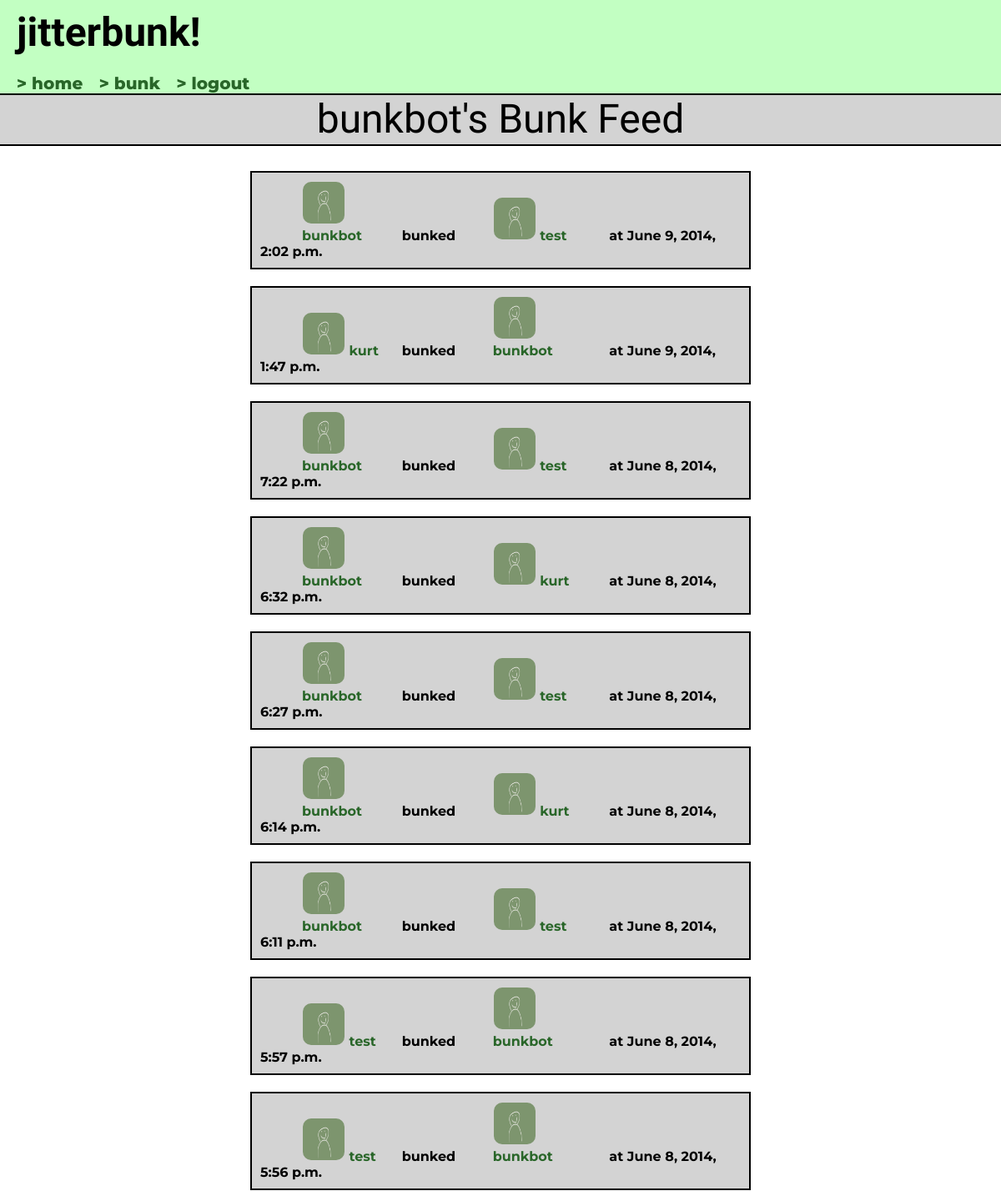
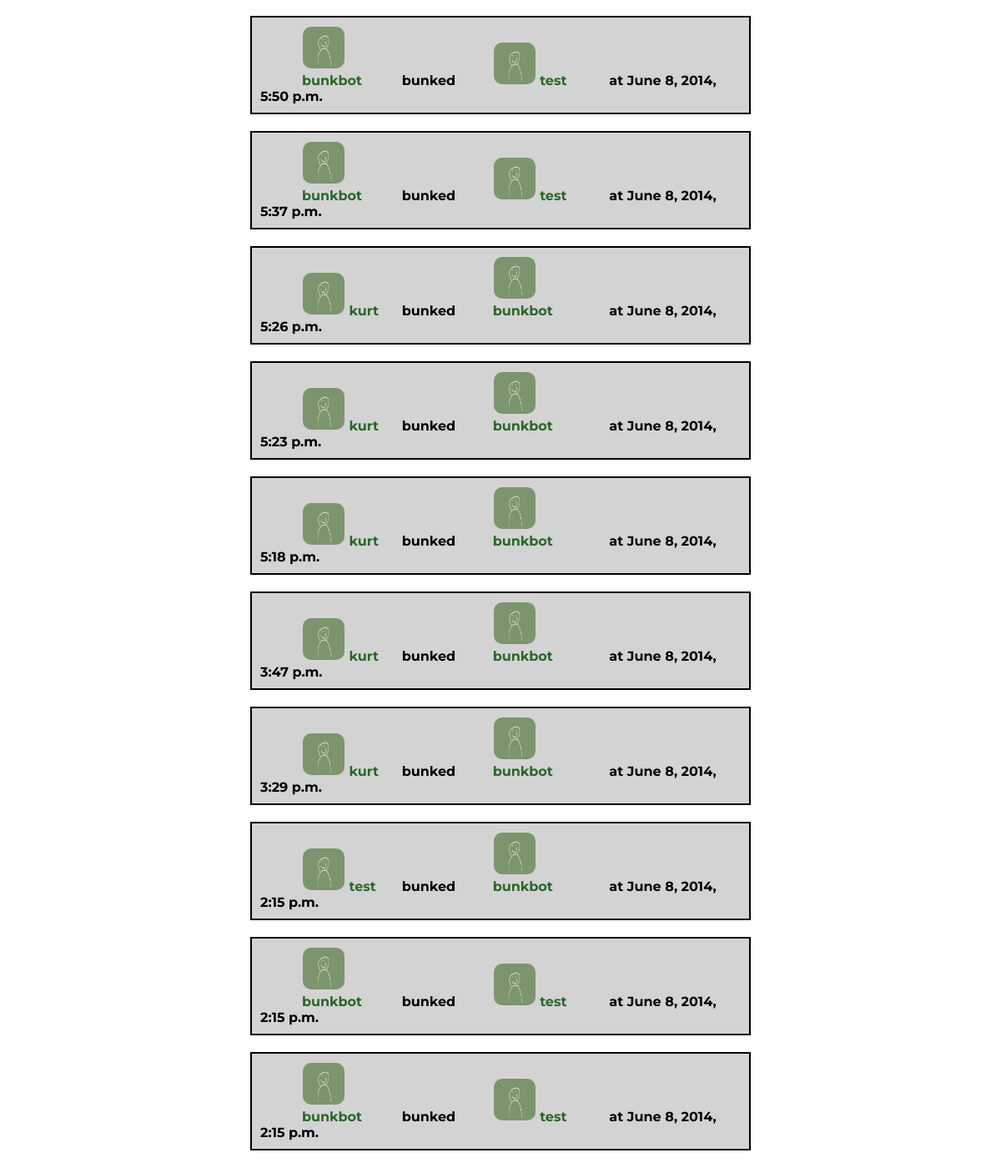
/4/ (signed in), run on the app's committed database (2 pictures, top to bottom).
### bunk/models.py (models this page shows)
class Bunk(models.Model):
    from_user = models.ForeignKey(User, related_name='from_user')
    to_user = models.ForeignKey(User, related_name='to_user')
    time = models.DateTimeField('date bunked')

### bunk/views.py (the view)
# urls.py: url(r'^(?P<user_id>\d+)/$', views.user_detail, name='user_detail'),
@login_required(redirect_field_name='')
def user_detail(request, user_id):
    user_id = int(user_id)
    view_user = User.objects.get(pk=user_id)
    logged_in = request.user.is_authenticated()
    user_bunks = []
    bunks = Bunk.objects.all().order_by('-time')
    for bunk in bunks:
        if (bunk.from_user.id == user_id) or (bunk.to_user.id == user_id):
            user_bunks.append(bunk)
    context = {'user': view_user, 'bunk_list': user_bunks,
               'logged_in': logged_in}
    return render(request, 'bunk/user_detail.html', context)

### bunk/templates/bunk/user_detail.html (shortened to what this page needs)
{% extends "base.html" %}
{% block content %}
  <div class="heading">
    <h1> {{ user }}'s Bunk Feed </h1>
  </div>
<div class="wrapper">
  <ul class="bunk_list">
  {% if bunk_list %}
    {% for bunk in bunk_list %}
    <div class="bunkli">
      {% load staticfiles %}
      <div class="from_user">
        <a href="/bunks/{{bunk.from_user.id}}">
        <img class="bunk-photo" src="{% static "img/filler_photo.png" %}"/>
        {{ bunk.from_user }}
        </a>
      </div>
      bunked
      <div class="to_user">
        <a href="/bunks/{{bunk.to_user.id}}">
        <img class="bunk-photo" src="{% static "img/filler_photo.png" %}"/>
        {{ bunk.to_user }}
        </a>
      </div>
      at {{ bunk.time }}
    </div>
    {% endfor %}
  </ul>
  </div>
  {% else %}
    <p>No bunks are available.</p>
  {% endif %}
{% endblock %}

### bunk/static/bunk/style.css (style rules this page uses)
body { font-family: 'Montserrat', sans-serif; font-weight: bold; margin: 0; }
.wrapper { margin: 10px auto; width: 50%; padding: 0 50px 50px 50px; }
a { text-decoration: none; color: #296629; }
img { max-width: 100%; }
h1 { margin: 0 0 1em 0; }
.heading { margin: 0 auto; width: 100%; border-top: 2px solid black; border-bottom: 2px solid black; }
.heading h1 { text-align: center; background-color: #d3d3d3; padding: 10px; }
h1 { font-family: 'Oxygen', sans-serif; margin: 0; font-size: 3em; font-weight: lighter; line-height: 0.8em; }
.bunk_list { margin: 0; padding: 20px 0; }
.bunkli { background-color: #d3d3d3; padding: 10px; border: 2px solid black; margin: 0 0 20px 0; }
.bunk-photo { display: inline-block; max-width: 50px; height: 50px; width: 50px; margin: 1px; border-radius: 10px; }
.from_user { width: 20%; margin-left: 50px; display: inline-block; }
.to_user { width: 20%; margin-left: 40px; margin-right: 20px; display: inline-block; }
a, a:visited { color: #296629; }

### data on the page
Bunk: from_user "bunkbot", to_user "test", time "June 9, 2014, 2:02 p.m."
Bunk: from_user "kurt", to_user "bunkbot", time "June 9, 2014, 1:47 p.m."
Bunk: from_user "bunkbot", to_user "test", time "June 8, 2014, 7:22 p.m."
Bunk: from_user "bunkbot", to_user "kurt", time "June 8, 2014, 6:32 p.m."
Bunk: from_user "bunkbot", to_user "test", time "June 8, 2014, 6:27 p.m."
Bunk: from_user "bunkbot", to_user "kurt", time "June 8, 2014, 6:14 p.m."
Bunk: from_user "bunkbot", to_user "test", time "June 8, 2014, 6:11 p.m."
Bunk: from_user "test", to_user "bunkbot", time "June 8, 2014, 5:57 p.m."
Bunk: from_user "test", to_user "bunkbot", time "June 8, 2014, 5:56 p.m."
Bunk: from_user "bunkbot", to_user "test", time "June 8, 2014, 5:50 p.m."
Bunk: from_user "bunkbot", to_user "test", time "June 8, 2014, 5:37 p.m."
Bunk: from_user "kurt", to_user "bunkbot", time "June 8, 2014, 5:26 p.m."
Bunk: from_user "kurt", to_user "bunkbot", time "June 8, 2014, 5:23 p.m."
Bunk: from_user "kurt", to_user "bunkbot", time "June 8, 2014, 5:18 p.m."
Bunk: from_user "kurt", to_user "bunkbot", time "June 8, 2014, 3:47 p.m."
Bunk: from_user "kurt", to_user "bunkbot", time "June 8, 2014, 3:29 p.m."
Bunk: from_user "test", to_user "bunkbot", time "June 8, 2014, 2:15 p.m."
Bunk: from_user "bunkbot", to_user "test", time "June 8, 2014, 2:15 p.m."
Bunk: from_user "bunkbot", to_user "test", time "June 8, 2014, 2:15 p.m."

### other printed values
{{ user }} "bunkbot"
